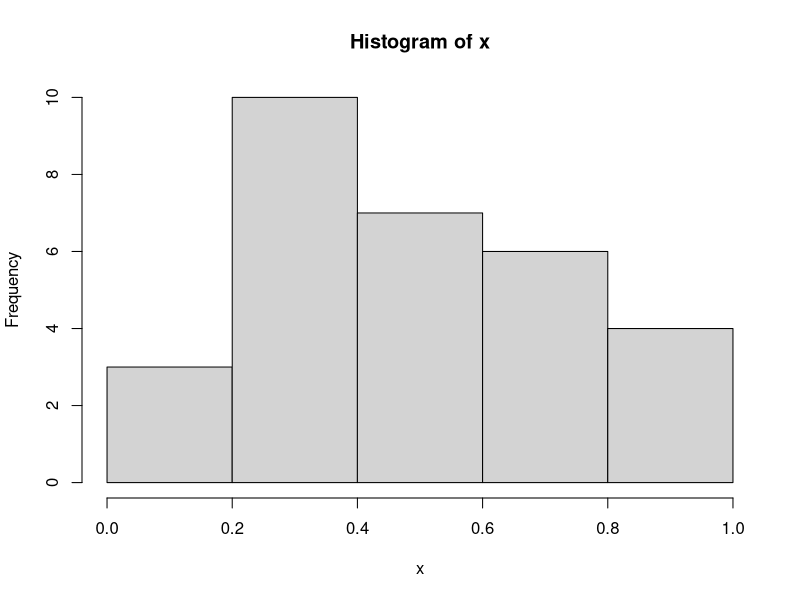
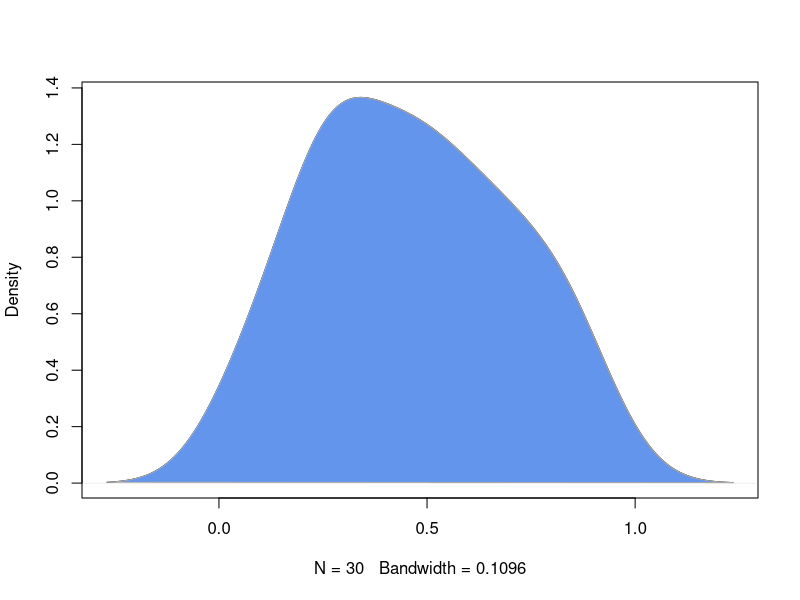
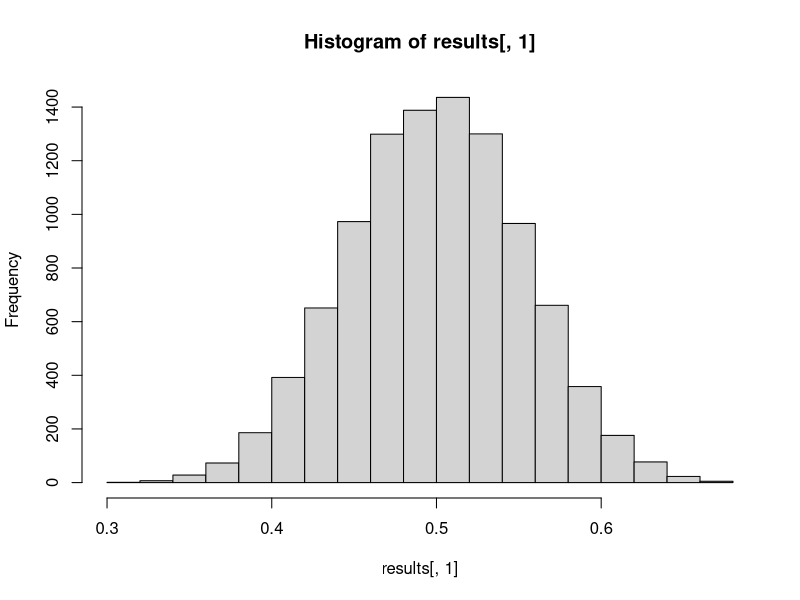
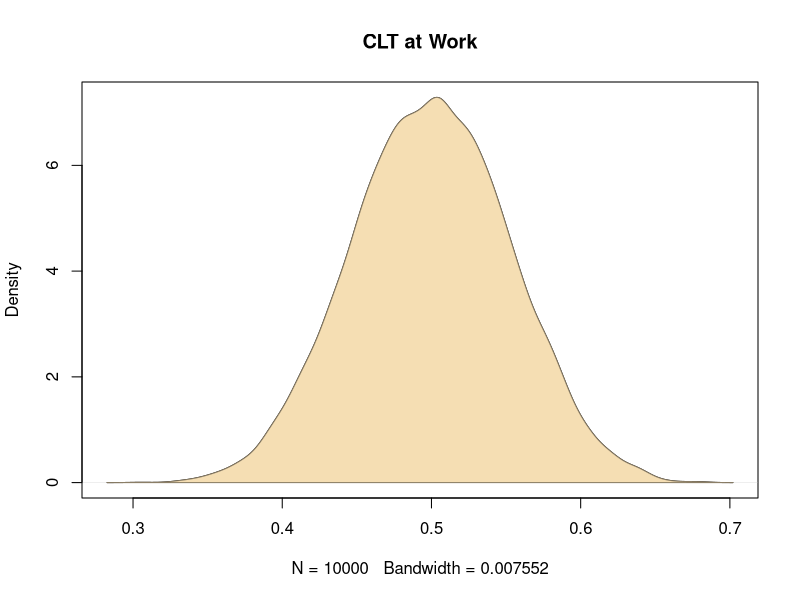
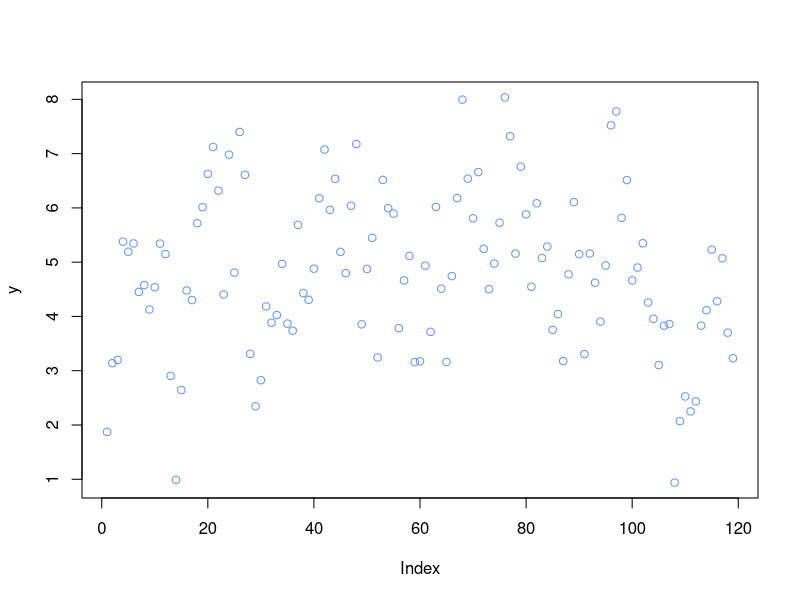
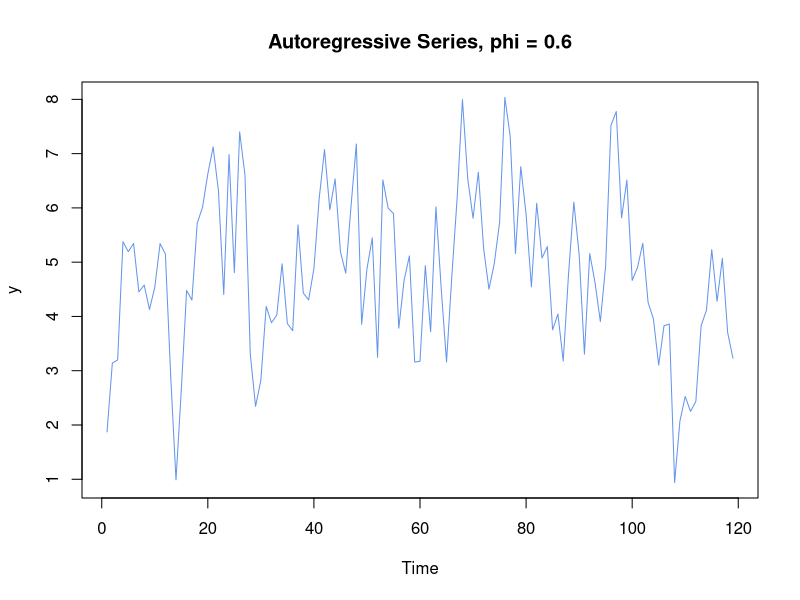
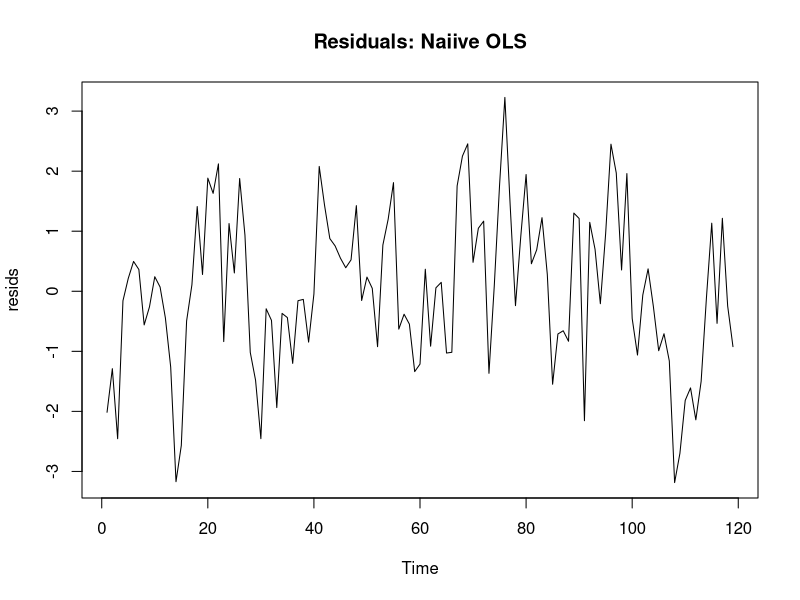
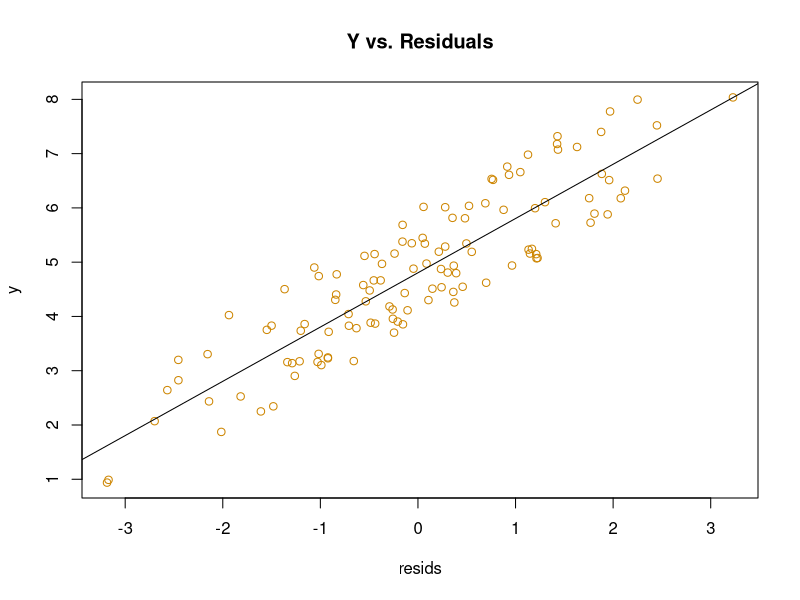

Write R code to recreate these figures, in order.
# Andy Philips
# Texas A&M
# 2/3/15
#	Monte Carlo Simulation
# ---------------------------------------------------------------------------------------

# We are going to examine Monte Carlo Simulations using 2 examples.


# MCs simulate finite data from a hypothesized model...usually we want to examine our confidence intervals to verify that they are the `true' intervals

# This first example comes straight from Cameron and Trivedi that I have adapted for R. It is the Central Limit Theorem in action: our sample mean will converge on the population mean as N -> infinity and approximate a normal distribution.
# ---------------------------------------------------------------

set.seed(463459) # always set a seed

x <- runif(30,0,1)# drawing 30 obs from uniform, min=0, max=1
summary(x)
hist(x)
dens <- density(x)
plot(dens, main="")
polygon(dens,col="cornflowerblue", border="darkgray") # makes it pretty
#here are all the colors available in-house in R:
colors()

# so not a perfect uniform distribution...but definitely NOT a normal distribution either. What happens when we repeat sampling x over thousands of simulations?  The mean of a (0,1) uniform is 0.5, the standard deviation will be sqrt(1/12), and the standard deviation of the sample-mean estimator is sqrt((1/12)/30) since we have 30 obs.  */

reps = 10000
n = 30
results = matrix(NA,nrow=reps,ncol=1)	# this is where output is going
i	= 1
for(i in 1:reps) {
		x <-runif(n,0,1)
		results[i,1] <- mean(x)
}

summary(results)	# summarize our output
hist(results[,1])
dens <- density(results[,1])
plot(dens, main="CLT at Work")
polygon(dens,col="wheat", border="wheat4")
# looks much more like a i.i.d density converging on 0.5 (the "true" mean) even though we are drawing uniform distributions.




# -------------------------------------------------------
# The second example concerns Autoregressive processes. What if our DGP is a lagged dependent variable, but we: a.) continue to use OLS b.) think we have autoregressive errors and estimate using GLS c.) specify a LDV model?

set.seed(68396)

obs = 120
phi = 0.6
epsilon <- rnorm(120,)	# a normal error
y <- rnorm(120,)			# our DV, normally distributed
x <- runif(120,)				# our IV, uniformly distributed

# now create the LDV process. phi = 0.6, and x has a true parameter value of 2.  we also include a constant of 1.
for(i in 2:obs)	{
	y[i] <- 1 + 2*x[i] + phi*y[i-1] + epsilon[i]
}
y <- y[c(2:obs)]# we want to drop out that first observation
epsilon <- epsilon[c(2:obs)]
x <- x[c(2:obs)]
plot(y, col="cornflowerblue")
# hard to see what's going on, so here is the time series line plot:
ts.plot(y, main="Autoregressive Series, phi = 0.6", col="cornflowerblue")

# how does an OLS regression of an AR process compare to other models? lets compare the two.  First, a static OLS regression where we do not take into account the AR process
reg <- lm(y ~ x)
summary(reg)
resids <- reg$residuals
require(graphics)
plot.ts(resids, main="Residuals: Naiive OLS")

# let's look at the relationship between y and the resids:
plot(resids, y, col="orange3" ,main="Y vs. Residuals" )
abline(lm(y~resids))

library(lmtest)	# load up the lmtest package
bgtest(reg, order = 1)	# Breusch-Godfrey, Ho = No AR. This can test for higher order AR(p)
dwtest(reg)	# Remember that 2 = no AR

# What makes this better? One approach would be to use a GLS method such as the Prais Winsten transformation to account for serial correlation. This method is now somewhat defunct, and since I can't find a Prais Winsten canned procedure, I took the one from John Fox and modified it a bit:

prais.winsten <- function(mod, ...){
     UseMethod("prais.winsten")
     }

prais.winsten.lm <- function(mod){
     X. <- model.matrix(mod)
     y. <- model.response(model.frame(mod))
     e. <- residuals(mod)
     n. <- length(e.)
     names <- colnames(X.)
     phi. <- sum(e.[1:(n.-1)]*e.[2:n.])/sum(e.^2)
     y. <- c(y.[1] * (1 - phi.^2)^0.5, y.[2:n.] - phi. * y.[1:(n.-1)])
     X. <- rbind(X.[1,] * (1 - phi.^2)^0.5, X.[2:n.,] - phi. * X.[1:(n.-1),])
     mod <- lm(y. ~ X. - 1)
     result <- list()
     result$coefficients <- coef(mod)
     names(result$coefficients) <- names
     summary <- summary(mod, corr = F)
     result$cov <- (summary$sigma^2) * summary$cov.unscaled
     dimnames(result$cov) <- list(names, names)
     result$sigma <- summary$sigma
     result$phi. <- phi.
     result$residuals <- summary$residuals
     result$stderror <- summary.lm(mod)$coefficient[2,2] # I've had to grab these via an un-orthodox way for the Monte Carlo
     result$df <-summary$df[2]
     class(result) <- 'prais.winsten'
     result
     }

reg2 <- prais.winsten.lm(lm(y~x))
summary(reg2)
reg2
resids2 <- reg2$residuals
plot.ts(resids2, main="Residuals: Prais-Winsten GLS")
plot(resids2, y, col="orange3" ,main="Y vs. Residuals" )
abline(lm(y~resids))

# Note that we could always model the process with a lagged DV (as long as we were sure this was an AR process and not a unit root...ie. phi=1. Here is a shift function to make a lagged DV:
shift<-function(x,shift_by){
	stopifnot(is.numeric(shift_by))
	stopifnot(is.numeric(x))
	if (length(shift_by)>1)
		return(sapply(shift_by,shift, x=x))
	out<-NULL
	abs_shift_by=abs(shift_by)
	if (shift_by > 0 )
		out<-c(tail(x,-abs_shift_by),rep(NA,abs_shift_by))
	else if (shift_by < 0 )
		out<-c(rep(NA,abs_shift_by), head(x,-abs_shift_by))
	else
		out<-x
		out
}
ly <- shift(y, -1)
 y
ly
reg3 <- lm(y ~ ly + x)
summary(reg3)
resids3 <- reg3$residuals
plot.ts(resids3, main="Residuals: OLS w/ LDV")
plot(resids3, y[-1], col="orange3" ,main="Y vs. Residuals" )
abline(lm(y~resids))

# here are all the residuals
plot(resids, y, col="green", main="Residuals: All")
points(resids2, y, col="orange3")
points(resids3, y[-1], col="blue")


# we can use Monte Carlos to examine the conditions (of phi) under which each may be preferred. How high must the AR phi be before we reject the null of the parameter on X, H_0: b1 = 2 ? In effect, what are the finite sample properties of OLS as phi goes to 1?
#install.packages("stats", dependencies=TRUE)
#install.packages("car", dependencies=TRUE)

library(car)	# load up the car library
library(stats)
reps = 1	  # we will only loop once to double check it works
obs = 30
phi = 0.6
x.true = 2	# the true value of X from the DGP

results = data.frame(matrix(NA, nrow=reps, ncol=12)) # this is where output is going
dim(results)

results


# Here is the Monte Carlo:	-------------------------------
i <- 0
for(i in 1:reps) {						# start the loop
	i <- i+1
	n <- i
	epsilon <- rnorm(obs,)	# a normal error
	y <- rnorm(obs,)			# our DV
	x <- runif(obs,-3,3)		# uniform x between -3 and 3
# now create the AR process. phi = phi, and x has a true parameter value of 2.
	for(m in 2:obs)	{
		y[m] <- 0 + x.true*x[m] + phi*y[m-1] + epsilon[m]
	}

	ly<-shift(y, -1)
	# OLS MODEL
	ols <- lm(y ~ x)
	b.ols <- summary.lm(ols)$coefficient[2,1]	# get the coefficient of x
	results[i,1] <- b.ols								# put it in our matrix
	se.ols <- summary.lm(ols)$coefficient[2,2]	# get the s.e. of x
	results[i,2] <- se.ols
	df.ols <- summary.lm(ols)$df[2]
	test.ols<- (b.ols-x.true)/se.ols
	pv.ols <- 2*pt(abs(test.ols), df.ols)
	results[i,3] <- pv.ols
	rmse.ols <- sqrt(mean((ols$residuals)^2))# get rmse
	results[i,4] <- rmse.ols

	# PRAIS MODEL
	prais <- prais.winsten.lm(lm(y~x))
	b.prais <- prais$coefficient[2]
	results[i,5] <- b.prais
	se.prais <- prais$stderror
	results[i,6] <- se.prais
	df.prais <- prais$df
	test.prais <- (b.prais-x.true)/se.prais
	pv.prais  <- 2*pt(abs(test.prais), df.prais)
	results[i,7] <- pv.prais
	rmse.prais <- sqrt(mean((prais$residuals)^2))# get rmse
	results[i,8] <- rmse.prais

	# OLS LDV MODEL
	ldv <- lm(y ~  x +  ly)
	b.ldv <- summary.lm(ldv)$coefficient[2,1]
	results[i,9] <- b.ldv
	se.ldv <- summary.lm(ldv)$coefficient[2,2]	# get the s.e. of x
	results[i,10] <- se.ldv
	df.ldv <- summary.lm(ldv)$df[2]
	test.ldv <- (b.ldv-x.true)/se.ldv
	pv.ldv <- 2*pt(abs(test.ldv), df.ldv)
	results[i,11] <- pv.ldv
	rmse.ldv <- sqrt(mean((ldv$residuals)^2))# get rmse
	results[i,12] <- rmse.ldv
}
names(results) <- c("b.ols", "se.ols","pv.ols", "rmse.ols", "b.prais", "se.prais", "pv.prais",  "rmse.prais", "b.ldv", "se.ldv", "pv.ldv",  "rmse.ldv")
results

# that worked. Now make a program to run this thing for any number of obs and reps:


# program my.ldv:
my.ldv <- function(reps, obs, phi, x.true)	{
	results = data.frame(matrix(NA, nrow=reps, ncol=12)) # reset our data-frame
	i <- 0
	for(i in 1:reps) {
		i <- i+1
	n <- i
	epsilon <- rnorm(obs,)	# a normal error
	y <- rnorm(obs,)			# our DV
	x <- runif(obs,-3,3)		# uniform x between -3 and 3
# now create the AR process. phi = phi, and x has a true parameter value of 2.
	for(m in 2:obs)	{
		y[m] <- 0 + x.true*x[m] + phi*y[m-1] + epsilon[m]
	}
	ly<-shift(y, -1)
	# OLS MODEL
	ols <- lm(y ~ x)
	b.ols <- summary.lm(ols)$coefficient[2,1]	# get the coefficient of x
	results[i,1] <- b.ols								# put it in our matrix
	se.ols <- summary.lm(ols)$coefficient[2,2]	# get the s.e. of x
	results[i,2] <- se.ols
	df.ols <- summary.lm(ols)$df[2]
	test.ols<- (b.ols-x.true)/se.ols
	#pv.ols <- 2*pt(abs(test.ols), df.ols)
	results[i,3] <- test.ols
	rmse.ols <- sqrt(mean((ols$residuals)^2))# get rmse
	results[i,4] <- rmse.ols

	# PRAIS MODEL
	prais <- prais.winsten.lm(lm(y~x))
	b.prais <- prais$coefficient[2]
	results[i,5] <- b.prais
	se.prais <- prais$stderror
	results[i,6] <- se.prais
	df.prais <- prais$df
	test.prais <- (b.prais-x.true)/se.prais
	#pv.prais  <- 2*pt(abs(test.prais), df.prais)
	results[i,7] <- test.prais
	rmse.prais <- sqrt(mean((prais$residuals)^2))# get rmse
	results[i,8] <- rmse.prais

	# OLS LDV MODEL
	ldv <- lm(y ~  x +  ly)
	b.ldv <- summary.lm(ldv)$coefficient[2,1]
	results[i,9] <- b.ldv
	se.ldv <- summary.lm(ldv)$coefficient[2,2]	# get the s.e. of x
	results[i,10] <- se.ldv
	df.ldv <- summary.lm(ldv)$df[2]
	test.ldv <- (b.ldv-x.true)/se.ldv
	#pv.ldv <- 2*pt(abs(test.ldv), df.ldv)
	results[i,11] <- test.ldv
	rmse.ldv <- sqrt(mean((ldv$residuals)^2))# get rmse
	results[i,12] <- rmse.ldv
	}
	names(results) <- c("b.ols", "se.ols","test.ols", "rmse.ols", "b.prais", "se.prais", "test.prais",  "rmse.prais", "b.ldv", "se.ldv", "test.ldv",  "rmse.ldv")
	results <- results[-1,]# cut that first missing obs
	 return(results)
}


system.time(monte.carlo <- my.ldv(reps=1000,obs=120, phi=0.90, x.true=2))
# the system.time() is not needed but is nice to see how long it takes to run. 1st column is CPU time, last is total time.
head(monte.carlo) # these are our results
summary(monte.carlo)



library(ggplot2) # this package makes the best graphs in R:

# create id names (excuse my poor R skills!)
names <- rep("OLS", length=3000)
names <- replace(names, 1001:2000 , "Prais" )
names <- replace(names, 2001:3000, "LDV")
names
# create a long dataset of our beta values
data <- data.frame(Method <- as.factor(names) , Beta <- c(monte.carlo$b.ols, monte.carlo$b.prais, monte.carlo$b.ldv))

# Density plot of the Betas
plot1 <- ggplot(data, aes(x=Beta, colour=Method) ) + geom_density() + geom_vline(aes(xintercept = 2), color="red", linetype="dashed", size=1)
plot1

# Same but Filled:
plot2 <- ggplot(data, aes(x=Beta, fill=Method) ) + geom_density(alpha=.5) + geom_vline(aes(xintercept = 2), color="red", linetype="dashed", size=1)
plot2
plot2 +  theme_bw() # remove the gray ugliness


# this one is for the p value of a test that the Beta = 2 (true beta)
test.data <- data.frame(Method = as.factor(names), test.stat = c(monte.carlo$test.ols, monte.carlo$test.prais, monte.carlo$test.ldv))

ggplot(test.data, aes(x=Method, y=test.stat, fill=Method)) + geom_boxplot(alpha=0.3) + guides(fill=FALSE) + theme_bw()

# Density plot of the Betas
ggplot(test.data, aes(x=test.stat, colour=Method) ) + geom_density() + theme_bw()


# here are the S.Es
se.data <- data.frame(Method = as.factor(names), se.stat = c(monte.carlo$se.ols, monte.carlo$se.prais, monte.carlo$se.ldv))

ggplot(se.data, aes(x=Method, y=se.stat, fill=Method)) + geom_boxplot(alpha=0.3) + guides(fill=FALSE) + theme_bw()

